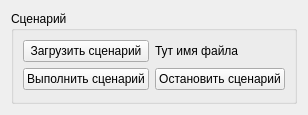
<?xml version="1.0" encoding="UTF-8"?>
<ui version="4.0">
 <class>ScenarioWidget</class>
 <widget class="QWidget" name="ScenarioWidget">
  <property name="geometry">
   <rect>
    <x>0</x>
    <y>0</y>
    <width>302</width>
    <height>115</height>
   </rect>
  </property>
  <property name="windowTitle">
   <string>Form</string>
  </property>
  <layout class="QVBoxLayout" name="verticalLayout">
   <item>
    <widget class="QGroupBox" name="groupBoxScenarios">
     <property name="title">
      <string>Сценарий</string>
     </property>
     <layout class="QGridLayout" name="gridLayout_5">
      <item row="2" column="1">
       <widget class="QPushButton" name="pushButtonRunScenario">
        <property name="text">
         <string>Выполнить сценарий</string>
        </property>
       </widget>
      </item>
      <item row="2" column="2">
       <widget class="QPushButton" name="pushButtonStopScenario">
        <property name="text">
         <string>Остановить сценарий</string>
        </property>
       </widget>
      </item>
      <item row="0" column="2">
       <widget class="QLabel" name="labelScenarioFile">
        <property name="text">
         <string>Тут имя файла</string>
        </property>
       </widget>
      </item>
      <item row="0" column="1">
       <widget class="QPushButton" name="pushButtonLoadScenario">
        <property name="text">
         <string>Загрузить сценарий</string>
        </property>
       </widget>
      </item>
     </layout>
    </widget>
   </item>
  </layout>
 </widget>
 <resources/>
 <connections/>
</ui>
